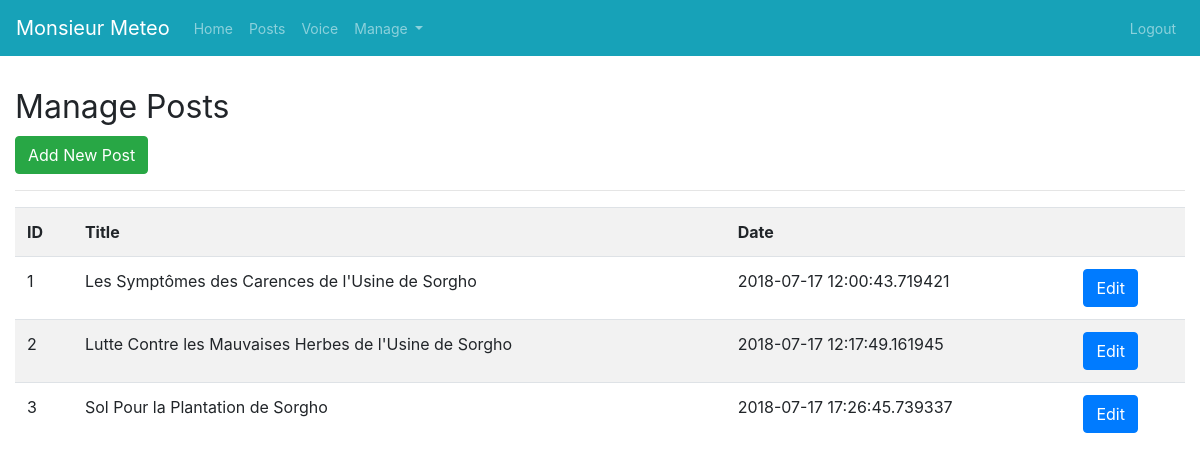
Before: /manage_posts (signed in) with the older database file.
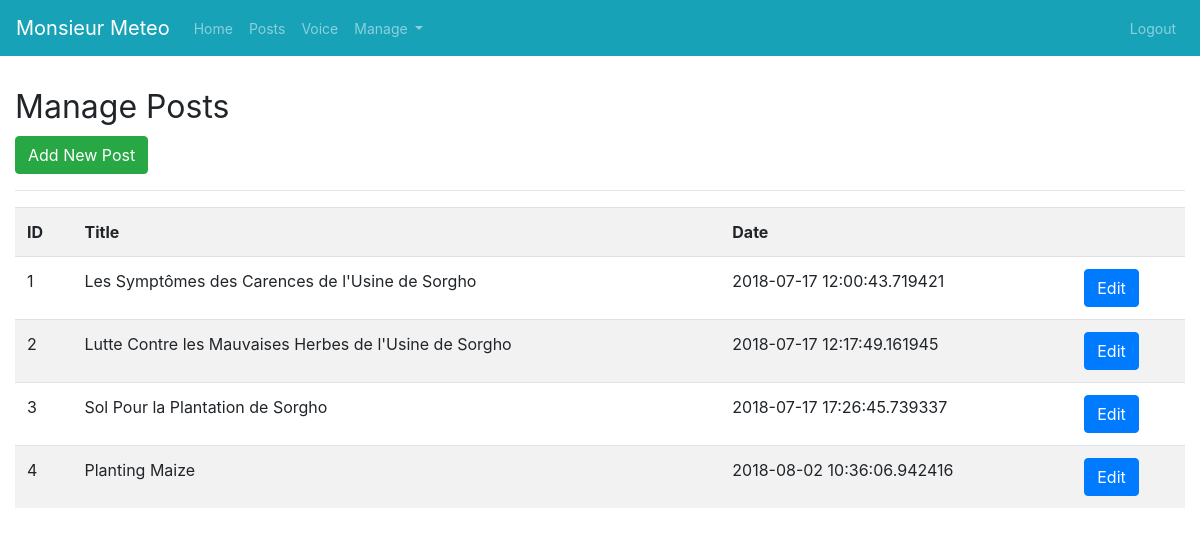
After: the same page with the newer database file.
### app.py (models this page shows)
class Posts(db.Model):
    id =db.Column(db.Integer, primary_key=True)
    title = db.Column(db.String(100), nullable=False)
    body = db.Column(db.Text, nullable=False)
    create_date = db.Column(db.DateTime, nullable=False)

### app.py (the view)
@app.route('/manage_posts')
@is_logged_in
def manage_posts():
    posts = Posts.query.all()
    if len(posts) > 0:
        return render_template('manage_posts.html', posts=posts)
    else:
        msg = 'No Posts Found'
        return render_template('manage_posts.html', msg=msg)

### app.py (called while the page is built)
def is_logged_in(f):
    @wraps(f)
    def wrap(*args, **kwargs):
        if 'logged_in' in session:
            return f(*args, **kwargs)
        else:
            flash('Unathorized! Please login', 'danger')
            return redirect(url_for('login'))
    return wrap

### templates/manage_posts.html
{% extends 'layout.html' %}
{% block body %}
<div class="container-fluid">
   <h1><small>Manage Posts</small></h1>
   <a class="btn btn-success" href="/add_post">Add New Post </a>
   <hr>
   <table class="table table-striped">
    <tr>
      <th>ID</th>
      <th>Title</th>
      <th>Date</th>
      <th></th>
    </tr>
    {% for post in posts %}
    <tr>
      <td> {{post.id}} </td>
      <td> {{post.title}} </td>
      <td> {{post.create_date}}</td>
      <td><a href="edit_post/{{post.id}}" class="btn btn-primary pullright">Edit </td>
    </tr>
    {% endfor %}
   </table>
</div>
{% endblock %}

Changed rows visible on the page:
added Posts: id "4", title "Planting Maize", create_date "2018-08-02 10:36:06.942416"
